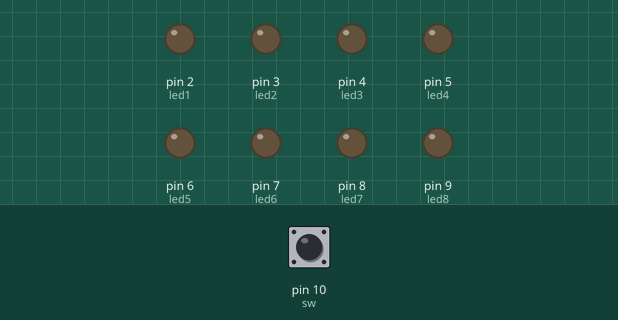
Recording of a sketch running on a simulated Arduino Uno, built with avr-gcc and run on an emulated ATmega328P. On the bench: output pins drawn as LEDs (lit = HIGH). Dashed ring = blinking. The inputs (shaded band) are chosen by the test bench; at power-on: pin 10 (sw) HIGH.

Above: at 1.2 s.
1.3 s: pin 10 (sw) pulled LOW for 0.15 s
At 1.46 s:
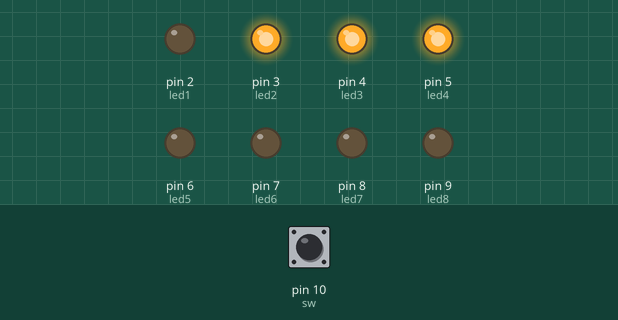
4.3 s: pin 10 (sw) pulled LOW for 3.2 s
At 4.51 s:
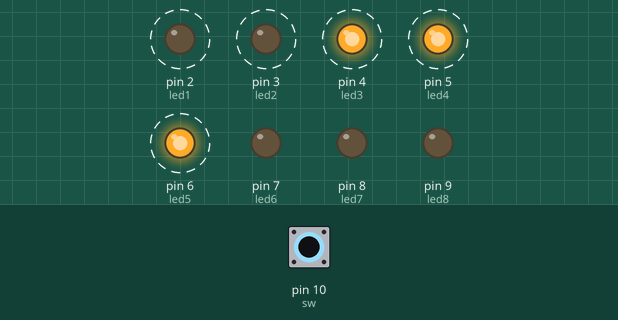
At 4.96 s:
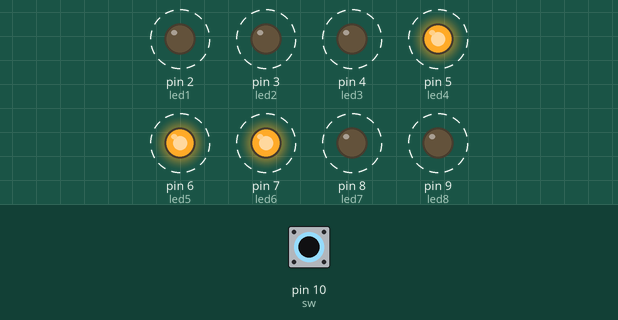
Timing chart, 0 to 9.0 s (numbered marks = the images above; inputs shaded):
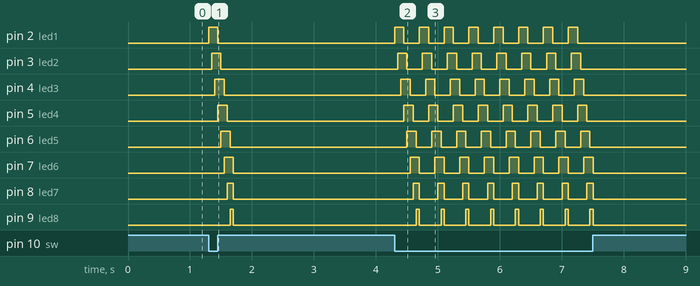

Measured:
- after the input at 1.3 s, pin 2 (led1): LOW → HIGH at once, → LOW 0.15 s later; pin 3 (led2): LOW → HIGH after 0.05 s, → LOW 0.15 s later; pin 4 (led3): LOW → HIGH after 0.10 s, → LOW 0.15 s later; pin 5 (led4): LOW → HIGH after 0.15 s, → LOW 0.15 s later; pin 6 (led5): LOW → HIGH after 0.20 s, → LOW 0.15 s later
- after the input at 4.3 s, pin 2 (led1): alternates HIGH for 0.15 s and LOW for 0.25 s, 16 changes in all, then stays LOW, starting at once; pin 3 (led2): alternates HIGH for 0.15 s and LOW for 0.25 s, 16 changes in all, then stays LOW, starting after 0.05 s

The sketch:

ledrun_by_switch_count.ino
```cpp
int sw =10;
int swread=0;
int led1 = 2;
int led2 = 3;
int led3 = 4;
int led4 = 5;
int led5 = 6;
int led6 = 7;
int led7 = 8;
int led8 = 9;
void setup() {
  // put your setup code here, to run once:
  pinMode(sw,INPUT);
  pinMode(led1,OUTPUT);
  pinMode(led2,OUTPUT);
  pinMode(led3,OUTPUT);
  pinMode(led4,OUTPUT);
  pinMode(led5,OUTPUT);
  pinMode(led6,OUTPUT);
  pinMode(led7,OUTPUT);
  pinMode(led8,OUTPUT);

}
void loop() {
  // put your main code here, to run repeatedly:
   swread = digitalRead(sw);
  if (swread == LOW)
  {
  digitalWrite(led1,HIGH);
  delay(50);
  digitalWrite(led2,HIGH);
  delay(50);
  digitalWrite(led3,HIGH);
  delay(50);
  digitalWrite(led1,LOW);
  digitalWrite(led4,HIGH);
  delay(50);
  digitalWrite(led2,LOW);
  digitalWrite(led5,HIGH);
  delay(50);
  digitalWrite(led3,LOW);
 digitalWrite(led6,HIGH);
  delay(50);
  digitalWrite(led4,LOW);
 digitalWrite(led7,HIGH);
 delay(50);
  digitalWrite(led5,LOW);
  digitalWrite(led8,HIGH);
  delay(50);
  digitalWrite(led6,LOW);
  digitalWrite(led7,LOW);
  digitalWrite(led8,LOW);
  }
  else
  {
    digitalWrite(led1,LOW);
    digitalWrite(led2,LOW);
    digitalWrite(led3,LOW);
    digitalWrite(led4,LOW);
    digitalWrite(led5,LOW);
    digitalWrite(led6,LOW);
    digitalWrite(led7,LOW);
    digitalWrite(led8,LOW);
    }

}
```
